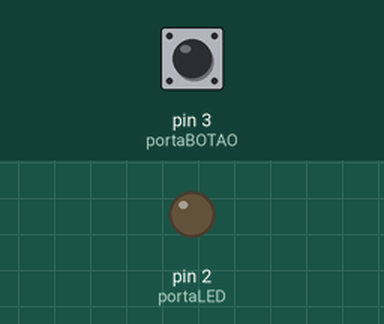
A sketch run on a simulated Arduino Uno, built with avr-gcc and run on an emulated ATmega328P. Shown: output pins drawn as LEDs (lit = HIGH). Dashed ring = blinking. The test bench sets the inputs (shaded band); at power-on: pin 3 (portaBOTAO) HIGH.

Above: at 1.2 s.
1.3 s: pin 3 (portaBOTAO) pulled LOW for 0.15 s
At 1.4 s:
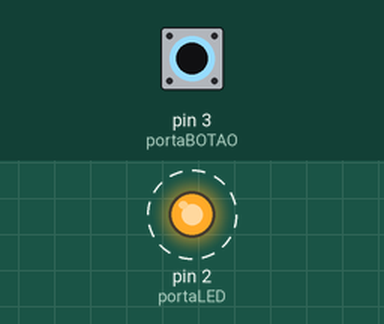
4.3 s: pin 3 (portaBOTAO) pulled LOW for 1 s
At 5.0 s:
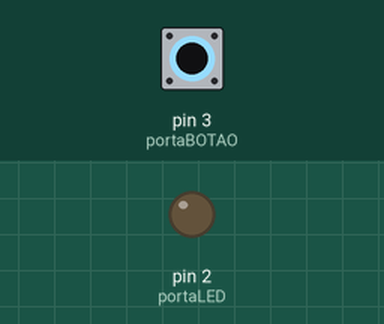
6.8 s: pin 3 (portaBOTAO) pulled LOW for 3.2 s
At 7.1 s:
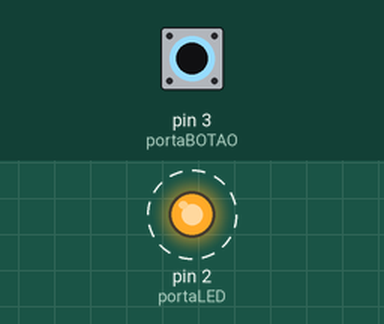
Timing chart, 0 to 17.5 s (numbered marks = the images above; inputs shaded):
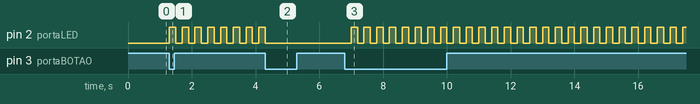

Measured:
- after the input at 1.3 s, pin 2 (portaLED): alternates HIGH for 0.20 s and LOW for 0.20 s, starting at once
- after the input at 4.3 s, pin 2 (portaLED): goes on until 4.3 s, then stays LOW
- after the input at 6.8 s, pin 2 (portaLED): alternates HIGH for 0.20 s and LOW for 0.20 s, starting after 0.20 s

The sketch:

acionar_pisca_LED_botao.ino
```cpp
/*
 * Exemplo de como acionar o PISCA LED usando um botão touch
 * Vídeo tutorial em:
 * Código em:
 *
 * Por Albério Lima (alberio.lima@gmail.com)
 * Sobral, CE, Brasil
 * http://www.youtube.com/alberiolima
 */

#define portaLED    2
#define portaBOTAO  3
#define intervalo 200

boolean LedAtivo = true;
boolean operacaoPisca = false;
byte botaoAnterior = LOW;
unsigned long proximoAcao = 0;

void setup() {
  pinMode( portaLED, OUTPUT );
  pinMode( portaBOTAO, INPUT_PULLUP );
}

void loop() {

  //Captura acionamento do botão
  byte leituraBotalAtudal = digitalRead( portaBOTAO );
  if (( leituraBotalAtudal == LOW )&&( botaoAnterior == HIGH )) { //botão pressionado
    operacaoPisca = !(operacaoPisca);
    proximoAcao = millis();

    //Para evitar de quanto apertar o botão para desligar o LED fique aceso,
    digitalWrite( portaLED, LOW );  //pois pode acontecer se ser apertado o botão para desativar no momento que o
                                    //LED está aceso
  }
  botaoAnterior = leituraBotalAtudal;

  if (operacaoPisca) {
    if ( millis() > proximoAcao ){
      proximoAcao += intervalo;
      LedAtivo = !(LedAtivo);
      if (LedAtivo) {
        digitalWrite( portaLED, LOW );
      } else {
        digitalWrite( portaLED, HIGH );
      }
    }
  }
}
```
